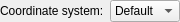
<?xml version="1.0" encoding="UTF-8"?>
<ui version="4.0">
 <class>qCjyxModelsIOOptionsWidget</class>
 <widget class="qCjyxWidget" name="qCjyxModelsIOOptionsWidget">
  <property name="geometry">
   <rect>
    <x>0</x>
    <y>0</y>
    <width>151</width>
    <height>19</height>
   </rect>
  </property>
  <property name="windowTitle">
   <string>Models options</string>
  </property>
  <layout class="QHBoxLayout" name="horizontalLayout">
   <property name="leftMargin">
    <number>0</number>
   </property>
   <property name="topMargin">
    <number>0</number>
   </property>
   <property name="rightMargin">
    <number>0</number>
   </property>
   <property name="bottomMargin">
    <number>0</number>
   </property>
   <item>
    <widget class="QLabel" name="label">
     <property name="text">
      <string>Coordinate system:</string>
     </property>
    </widget>
   </item>
   <item>
    <widget class="QComboBox" name="coordinateSystemComboBox">
     <property name="sizePolicy">
      <sizepolicy hsizetype="Expanding" vsizetype="Fixed">
       <horstretch>0</horstretch>
       <verstretch>0</verstretch>
      </sizepolicy>
     </property>
     <property name="toolTip">
      <string>Use LPS (left-posterior-superior) for better compatibility with most software (this is the default). Use RAS (right-anterior-superior) for better compatibility with earlier Cjyx versions. If coordinate system is defined in the file then that is used and this choice is ignored.</string>
     </property>
     <item>
      <property name="text">
       <string>Default</string>
      </property>
     </item>
     <item>
      <property name="text">
       <string>LPS</string>
      </property>
     </item>
     <item>
      <property name="text">
       <string>RAS</string>
      </property>
     </item>
    </widget>
   </item>
  </layout>
 </widget>
 <customwidgets>
  <customwidget>
   <class>qCjyxWidget</class>
   <extends>QWidget</extends>
   <header>qCjyxWidget.h</header>
   <container>1</container>
  </customwidget>
 </customwidgets>
 <resources/>
 <connections/>
</ui>
